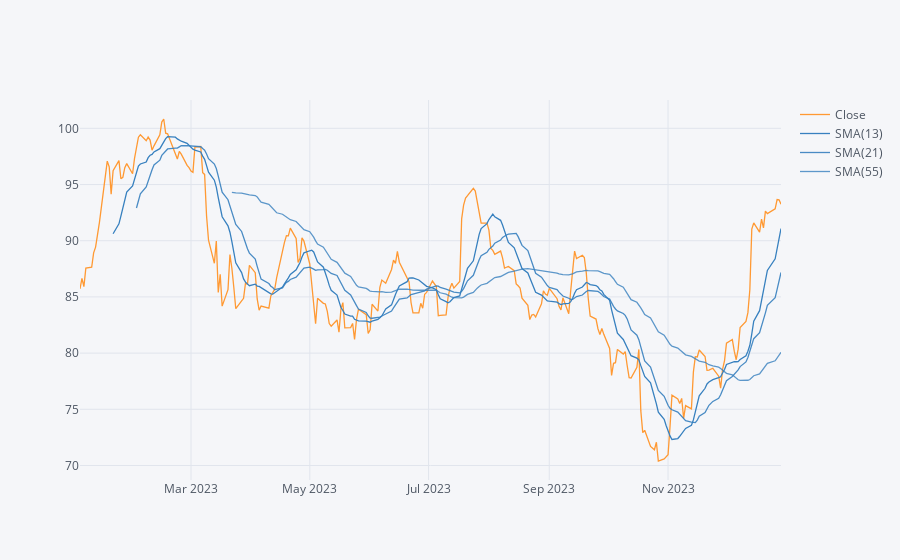

Source (notebook cell):
### Code cell
# Simple Moving Averages plot of Morgan Stanley for the year 2023.
if not MS.index.is_monotonic_increasing:
 MS = MS.sort_index()
    
MS['Close'].loc['2023-01-01':'2024-01-01'].ta_plot(study='sma',periods=[13,21,55],title='Simple Moving Averages')

### Figure 1 — Plotly figure (JSON) as saved in the notebook; plotly's stock layout.template omitted (floating-point values rounded to 4 significant figures; data arrays with more than 128 entries replaced by an {"elided": "..."} marker saying what was removed)
{"data": [{"line": {"color": "rgba(255, 153, 51, 1.0)", "dash": "solid", "shape": "linear", "width": 1.3}, "mode": "lines", "name": "Close", "text": "", "type": "scatter", "x": {"elided": "250 str values"}, "y": {"elided": "250 float values"}}, {"line": {"color": "rgba(55, 128, 191, 1.0)", "dash": "solid", "shape": "linear", "width": 1.3}, "mode": "lines", "name": "SMA(13)", "text": "", "type": "scatter", "x": {"elided": "250 str values"}, "y": {"elided": "250 mixed values"}}, {"line": {"color": "rgba(55, 128, 191, 0.8999999999999999)", "dash": "solid", "shape": "linear", "width": 1.3}, "mode": "lines", "name": "SMA(21)", "text": "", "type": "scatter", "x": {"elided": "250 str values"}, "y": {"elided": "250 mixed values"}}, {"line": {"color": "rgba(55, 128, 191, 0.7999999999999998)", "dash": "solid", "shape": "linear", "width": 1.3}, "mode": "lines", "name": "SMA(55)", "text": "", "type": "scatter", "x": {"elided": "250 str values"}, "y": {"elided": "250 mixed values"}}], "layout": {"autosize": true, "legend": {"bgcolor": "#F5F6F9", "font": {"color": "#4D5663"}}, "paper_bgcolor": "#F5F6F9", "plot_bgcolor": "#F5F6F9", "title": {"font": {"color": "#4D5663"}}, "xaxis": {"autorange": true, "gridcolor": "#E1E5ED", "range": ["2023-01-03", "2023-12-29"], "showgrid": true, "tickfont": {"color": "#4D5663"}, "title": {"font": {"color": "#4D5663"}, "text": ""}, "type": "date", "zerolinecolor": "#E1E5ED"}, "yaxis": {"autorange": true, "gridcolor": "#E1E5ED", "range": [68.71, 102.5], "showgrid": true, "tickfont": {"color": "#4D5663"}, "title": {"font": {"color": "#4D5663"}, "text": ""}, "type": "linear", "zerolinecolor": "#E1E5ED"}}}
